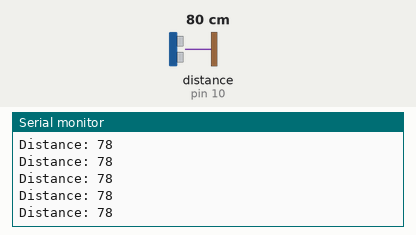
Simulated run of this sketch. Board: Arduino Uno, built with avr-gcc and run on an emulated ATmega328P. Shown: the last lines printed to the serial monitor. Wiring (inferred from the names in the program): ultrasonic range finder: trigger pin 9; echo pin 10. The test bench sets the inputs (shaded band); at power-on: distance to the obstacle (sensor on pin 10) 80 cm. The echo pulse lasts 58.3 µs per cm.

Above: at 1.2 s.
1.3 s: distance to the obstacle (sensor on pin 10) set to 2 cm
At 1.9 s:
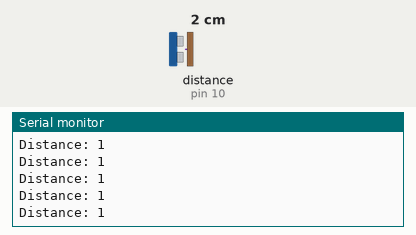
4.3 s: distance to the obstacle (sensor on pin 10) set to 120 cm
At 4.9 s:
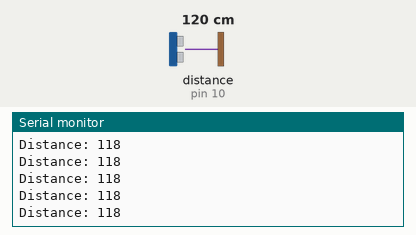
7.3 s: distance to the obstacle (sensor on pin 10) set to 4 cm
At 8.1 s:
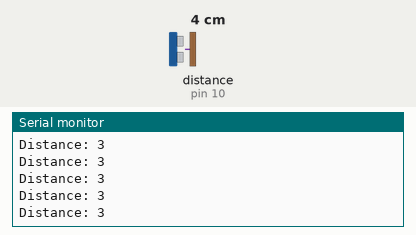
10.3 s: distance to the obstacle (sensor on pin 10) set to 18 cm
At 10.8 s:
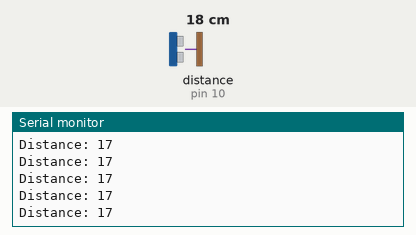
Timing chart, 0 to 13.3 s (numbered marks = the images above; inputs shaded):
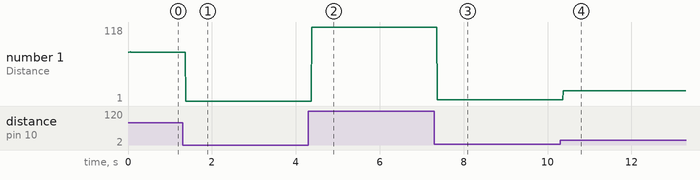

The sketch:

2_Ultra_Sonic.ino
```cpp
int trigPin = 9;    //trig connector is connected to pin 9
int echoPin = 10;   //echo connector is coonected to pin 10
long duration;
int distance;

void setup() {

  Serial.begin(9600);         //initialize the Serial at the baud rate of 9600

  pinMode(trigPin, OUTPUT);   //set the trig pin as output
  pinMode(echoPin, INPUT);    //set the echo pin as input
}

void loop() {
  digitalWrite(trigPin, LOW);       //initialize the trig pin to low
  delayMicroseconds(2);             //wait 2 uSeconds
  digitalWrite(trigPin, HIGH);      //give a small pulse to the trig pin
  delayMicroseconds(10);            //wait 10 uSeconds
  digitalWrite(trigPin, LOW);       //turn off the trig pin

  duration = pulseIn(echoPin, HIGH);    //start counting until the echo pin reseive a signal and store the duration in the variable
  distance = duration * 0.034 / 2;      //multiply the duration by the speed of the ultrasound and devide it by 2

  Serial.print("Distance: ");           //print the distance in Serial Monitor
  Serial.println(distance);
}
```

Measured:
- after the input at 1.3 s, the serial monitor: prints a new line after 0.07 s (image 1)
- after the input at 4.3 s, the serial monitor: prints a new line after 0.08 s (image 2)
- after the input at 7.3 s, the serial monitor: prints a new line after 0.07 s (image 3)
- after the input at 10.3 s, the serial monitor: prints a new line after 0.07 s (image 4)
- plotted number 1: 78 → 1 after the input at 1.3 s, 1 → 118 after the input at 4.3 s, 118 → 3 after the input at 7.3 s, 3 → 1 after the input at 10.3 s
